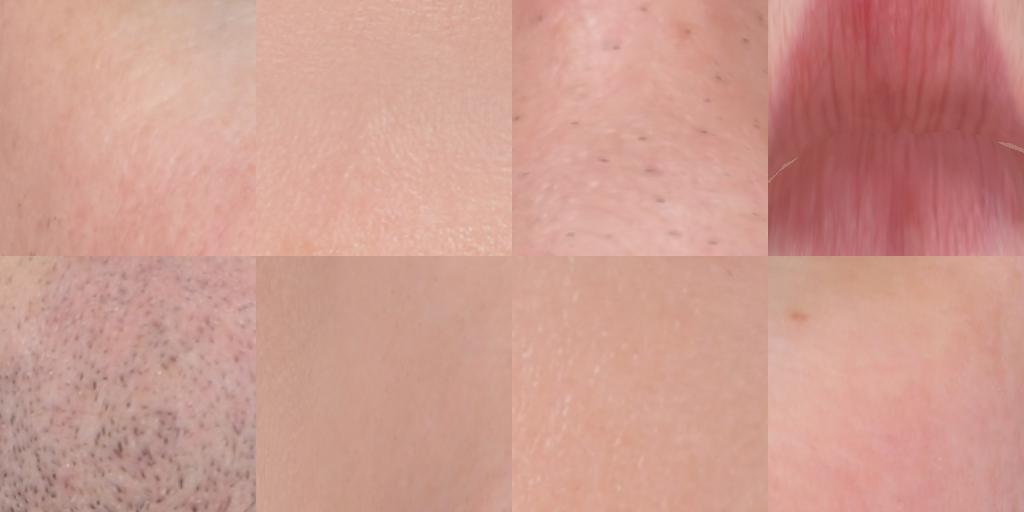
#> input picture kaopu-unified-human-workbench/face-transfer/assets/source-patches.jpg, 1024 x 512 px
$ python -i browser_native_lod_cdp.py   (imports and definitions only)
#> lines starting #> are read from the running program, lines starting #| are printed output that depends on the picture
from __future__ import annotations

import argparse
import base64
import json
import shutil
import socket
import subprocess
import time
from pathlib import Path

import requests
import websocket
from PIL import Image, ImageStat


EXPECTED_SOURCE_SHA = "9490b1bd34f67336352cf448729f763ae4e241637d821961efd0290e29d6c9d4"
EXPECTED_AOI_SHA = "36b750be56ae0dea906996258068eaf9aaa71e01667eb328b9ce6bd1b48cbe80"
EXPECTED_TILE_BYTES = 8_388_608


class CDP:
    # [4 lines left out: function __init__, not called in this run]

    def close(self) -> None:
        self.ws.close()

    # [63 lines left out: functions command, evaluate, free_port, wait_json, wait_for_qa, not called in this run]


def capture(cdp: CDP, path: Path) -> None:
    result = cdp.command("Page.captureScreenshot", {"format": "png", "captureBeyondViewport": False}, timeout=120)
    path.write_bytes(base64.b64decode(result["data"]))


def validate_screenshot(path: Path) -> dict:
    with Image.open(path).convert("RGB") as image:
#> image is the input picture: PIL image 1024x512 RGB; mean R, G, B 205.9, 154.6, 143.2
        width, height = image.size
#> width = 1024; height = 512
        center = image.crop((width // 5, height // 6, width * 4 // 5, height * 5 // 6))
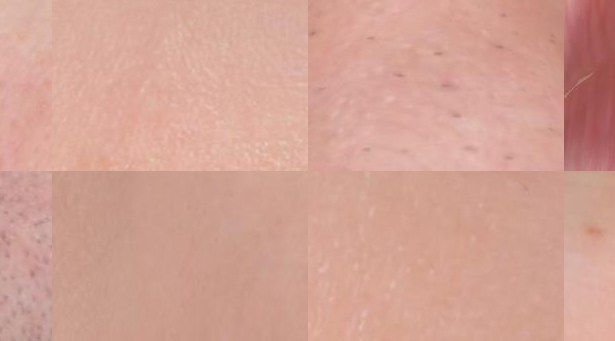
#> center: PIL image 615x341 RGB; mean R, G, B 211, 161.9, 148.5
        center.thumbnail((400, 300))
#> center: PIL image 400x222 RGB
        colors = center.getcolors(maxcolors=400 * 300) or []
#> colors = 7902 items
        gray = center.convert("L")
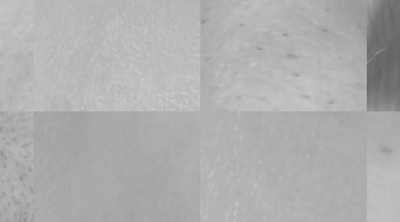
#> gray: PIL image 400x222 L; min 100, max 209, mean 175.1
        statistics = ImageStat.Stat(gray)
        standard_deviation = float(statistics.stddev[0])
#> standard_deviation = 15.09
        unique_colors = len(colors)
#> unique_colors = 7902
#> (the run stopped early here; a loop or call above may not have finished)

$ run again, on kaopu-unified-human-workbench/face-transfer/assets/face-bands.png
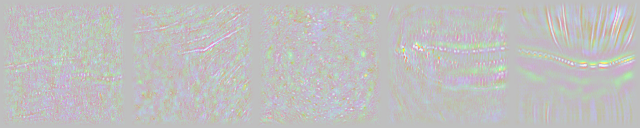
#> input picture kaopu-unified-human-workbench/face-transfer/assets/face-bands.png, 640 x 128 px
#> in validate_screenshot, `center = image.crop((width // 5, height // 6, width * 4 // 5, height *..`:
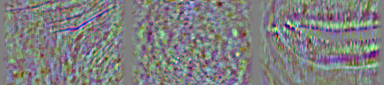
#> center: PIL image 384x85 RGB; mean R, G, B 127.6, 127.7, 128.3
#> colors = 4765 items
#> in validate_screenshot, `gray = center.convert("L")`:
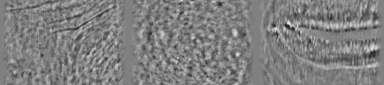
#> gray: PIL image 384x85 L; min 28, max 238, mean 127.7
#> standard_deviation = 21.68
#> unique_colors = 4765
